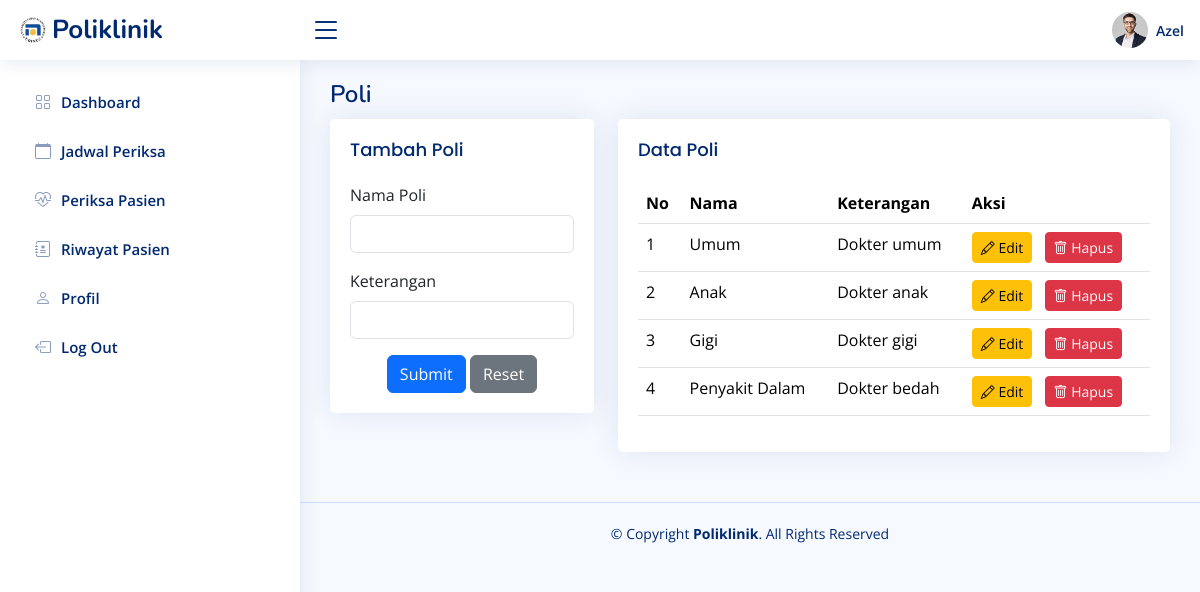
Page /pages/admin/poli/index.php (signed in) on the committed database.
### tables this page shows
CREATE TABLE `poli` (
  `id` int(11) NOT NULL,
  `nama_poli` varchar(25) NOT NULL,
  `keterangan` text NOT NULL
);

### pages/admin/poli/poli.php (the view, shortened to what this page needs)
<main id="main" class="main">
    <div class="pagetitle">
        <h1>Poli</h1>
    </div>
    <section class="section">
        <div class="row">
            <div class="col-lg-4">
                <div class="card">
                    <div class="card-body">
                        <h5 class="card-title">Tambah Poli</h5>
                        <form action="createPoli.php" method="post" class="row g-3">
                            <div class="col-12">
                                <label for="nama_poli" class="form-label">Nama Poli</label>
                                <input type="text" class="form-control" id="nama_poli" name="nama_poli" required />
                            </div>
                            <div class="col-12">
                                <label for="keterangan" class="form-label">Keterangan</label>
                                <input type="text" class="form-control" id="keterangan" name="keterangan" required />
                            </div>
                            <div class="text-center">
                                <button type="submit" class="btn btn-primary">
                                    Submit
                                </button>
                                <button type="reset" class="btn btn-secondary">
                                    Reset
                                </button>
                            </div>
                        </form>
                    </div>
                </div>
            </div>
            <div class="col-lg-8">
                <div class="card">
                    <div class="card-body">
                        <h5 class="card-title">Data Poli</h5>
                        <table class="table datatable">
                            <thead>
                                <tr>
                                    <th>No</th>
                                    <th>Nama</th>
                                    <th>Keterangan</th>
                                    <th>Aksi</th>
                                </tr>
                            </thead>
                            <tbody>
                                <?php
                                require '../../../config/db_connection.php';
                                $no = 1;
                                $query = "SELECT * FROM poli";
                                $result = mysqli_query($mysqli, $query);
                                while ($data = mysqli_fetch_assoc($result)) {
                                ?>
                                    <tr>
                                        <td><?php echo $no++ ?></td>
                                        <td><?php echo $data['nama_poli'] ?></td>
                                        <td><?php echo $data['keterangan'] ?></td>
                                        <td>
                                            <button
                                                type="button"
                                                class="btn btn-warning btn-sm me-2" data-bs-toggle="modal" data-bs-target="#updateModal<?php echo $data['id'] ?>">
                                                <i class="bi bi-pencil"></i> Edit
                                            </button>
                                            <button type="button" class="btn btn-danger btn-sm" data-bs-toggle="modal" data-bs-target="#deleteModal<?php echo $data['id'] ?>">
                                                <i class="bi bi-trash"></i> Hapus
                                            </button>
                                        </td>
                                    </tr>
                                <?php } ?>
                            </tbody>
                        </table>
                    </div>
                </div>
            </div>
        </div>
    </section>
</main>

### assets/niceadmin/css/style.css (style rules this page uses)
:root { scroll-behavior: smooth; }
body { font-family: "Open Sans", sans-serif; background: #f6f9ff; color: #444444; }
h1, h2, h3, h4, h5, h6 { font-family: "Nunito", sans-serif; }
#main { margin-top: 60px; padding: 20px 30px; transition: all 0.3s; }
.pagetitle { margin-bottom: 10px; }
.pagetitle h1 { font-size: 24px; margin-bottom: 0; font-weight: 600; color: #012970; }
.card { margin-bottom: 30px; border: none; border-radius: 5px; box-shadow: 0px 0 30px rgba(1, 41, 112, 0.1); }
.card-title { padding: 20px 0 15px 0; font-size: 18px; font-weight: 500; color: #012970; font-family: "Poppins", sans-serif; }
.card-body { padding: 0 20px 20px 20px; }
@media (min-width: 1200px) { #main, #footer { margin-left: 300px; } }

### rows in the picture
poli: nama_poli "Umum", keterangan "Dokter umum"
poli: nama_poli "Anak", keterangan "Dokter anak"
poli: nama_poli "Gigi", keterangan "Dokter gigi"
poli: nama_poli "Penyakit Dalam", keterangan "Dokter bedah"

### other values in the picture
$username "Azel"
